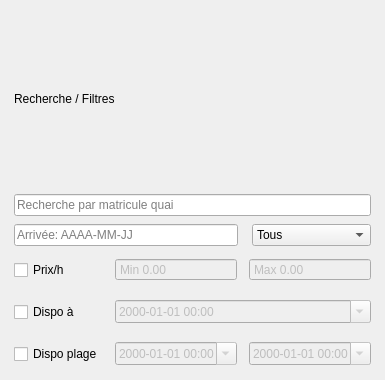
           <widget class="QFrame" name="searchCard">
            <property name="minimumSize"><size><width>0</width><height>380</height></size></property>
            <property name="frameShape"><enum>QFrame::NoFrame</enum></property>
            <layout class="QVBoxLayout" name="searchOuter">
             <property name="spacing"><number>8</number></property>
             <property name="leftMargin"><number>14</number></property>
             <property name="topMargin"><number>12</number></property>
             <property name="rightMargin"><number>14</number></property>
             <property name="bottomMargin"><number>12</number></property>
             <item>
              <widget class="QLabel" name="searchTitle">
               <property name="text"><string>Recherche / Filtres</string></property>
              </widget>
             </item>
             <item>
              <layout class="QGridLayout" name="searchGrid">
               <property name="horizontalSpacing"><number>14</number></property>
               <property name="verticalSpacing"><number>8</number></property>
               <property name="leftMargin"><number>0</number></property>
               <property name="topMargin"><number>0</number></property>
               <property name="rightMargin"><number>0</number></property>
               <property name="bottomMargin"><number>0</number></property>

               <item row="0" column="0" colspan="2">
                <widget class="QLineEdit" name="searchQuai">
                 <property name="placeholderText"><string>Recherche par matricule quai</string></property>
                </widget>
               </item>

               <item row="1" column="0">
                <widget class="QLineEdit" name="searchDate">
                 <property name="placeholderText"><string>Arrivée: AAAA-MM-JJ</string></property>
                </widget>
               </item>
               <item row="1" column="1">
                <widget class="QComboBox" name="searchEtat">
                 <item><property name="text"><string>Tous</string></property></item>
                 <item><property name="text"><string>Libre</string></property></item>
                 <item><property name="text"><string>Occupé</string></property></item>
                 <item><property name="text"><string>En maintenance</string></property></item>
                </widget>
               </item>

               <item row="2" column="0" colspan="2">
                <spacer name="searchSpacer">
                 <property name="orientation"><enum>Qt::Vertical</enum></property>
                 <property name="sizeType"><enum>QSizePolicy::Fixed</enum></property>
                 <property name="sizeHint" stdset="0"><size><width>0</width><height>2</height></size></property>
                </spacer>
               </item>

               <item row="3" column="0" colspan="2">
                <layout class="QGridLayout" name="advancedFilterGrid">
                 <property name="horizontalSpacing"><number>12</number></property>
                 <property name="verticalSpacing"><number>14</number></property>
                 <property name="leftMargin"><number>0</number></property>
                 <property name="topMargin"><number>0</number></property>
                 <property name="rightMargin"><number>0</number></property>
                 <property name="bottomMargin"><number>0</number></property>

                 <item row="0" column="0" alignment="Qt::AlignVCenter">
                  <widget class="QCheckBox" name="chkPrice">
                   <property name="text"><string>Prix/h</string></property>
                   <property name="checked"><bool>false</bool></property>
                  </widget>
                 </item>
                 <item row="0" column="1" alignment="Qt::AlignVCenter">
                  <widget class="QWidget" name="priceRowWidget" native="true">
                   <layout class="QHBoxLayout" name="priceRowLayout">
                    <property name="leftMargin"><number>0</number></property>
                    <property name="topMargin"><number>0</number></property>
                    <property name="rightMargin"><number>0</number></property>
                    <property name="bottomMargin"><number>0</number></property>
                    <property name="spacing"><number>12</number></property>
                    <item>
                     <widget class="QDoubleSpinBox" name="minPrice">
                      <property name="enabled"><bool>false</bool></property>
                      <property name="minimum"><double>0.000000000000000</double></property>
                      <property name="maximum"><double>1000000000.000000000000000</double></property>
                      <property name="decimals"><number>2</number></property>
                      <property name="prefix"><string>Min </string></property>
                      <property name="buttonSymbols"><enum>QAbstractSpinBox::NoButtons</enum></property>
                     </widget>
                    </item>
                    <item>
                     <widget class="QDoubleSpinBox" name="maxPrice">
                      <property name="enabled"><bool>false</bool></property>
                      <property name="minimum"><double>0.000000000000000</double></property>
                      <property name="maximum"><double>1000000000.000000000000000</double></property>
                      <property name="decimals"><number>2</number></property>
                      <property name="prefix"><string>Max </string></property>
                      <property name="buttonSymbols"><enum>QAbstractSpinBox::NoButtons</enum></property>
                     </widget>
                    </item>
                   </layout>
                  </widget>
                 </item>

                 <item row="1" column="0" alignment="Qt::AlignVCenter">
                  <widget class="QCheckBox" name="chkAvailAt">
                   <property name="text"><string>Dispo à</string></property>
                   <property name="checked"><bool>false</bool></property>
                  </widget>
                 </item>
                 <item row="1" column="1" alignment="Qt::AlignVCenter">
                  <widget class="QDateTimeEdit" name="availAt">
                   <property name="enabled"><bool>false</bool></property>
                   <property name="displayFormat"><string>yyyy-MM-dd HH:mm</string></property>
                   <property name="calendarPopup"><bool>true</bool></property>
                  </widget>
                 </item>

                 <item row="2" column="0" alignment="Qt::AlignVCenter">
                  <widget class="QCheckBox" name="chkRange">
                   <property name="text"><string>Dispo plage</string></property>
                   <property name="checked"><bool>false</bool></property>
                  </widget>
                 </item>
                 <item row="2" column="1" alignment="Qt::AlignVCenter">
                  <widget class="QWidget" name="rangeRowWidget" native="true">
                   <layout class="QHBoxLayout" name="rangeRowLayout">
                    <property name="leftMargin"><number>0</number></property>
                    <property name="topMargin"><number>0</number></property>
                    <property name="rightMargin"><number>0</number></property>
                    <property name="bottomMargin"><number>0</number></property>
                    <property name="spacing"><number>12</number></property>
                    <item>
                     <widget class="QDateTimeEdit" name="rangeStart">
                      <property name="enabled"><bool>false</bool></property>
                      <property name="displayFormat"><string>yyyy-MM-dd HH:mm</string></property>
                      <property name="calendarPopup"><bool>true</bool></property>
                     </widget>
                    </item>
                    <item>
                     <widget class="QDateTimeEdit" name="rangeEnd">
                      <property name="enabled"><bool>false</bool></property>
                      <property name="displayFormat"><string>yyyy-MM-dd HH:mm</string></property>
                      <property name="calendarPopup"><bool>true</bool></property>
                     </widget>
                    </item>
                   </layout>
                  </widget>
                 </item>
                </layout>
               </item>
              </layout>
             </item>
            </layout>
           </widget>
